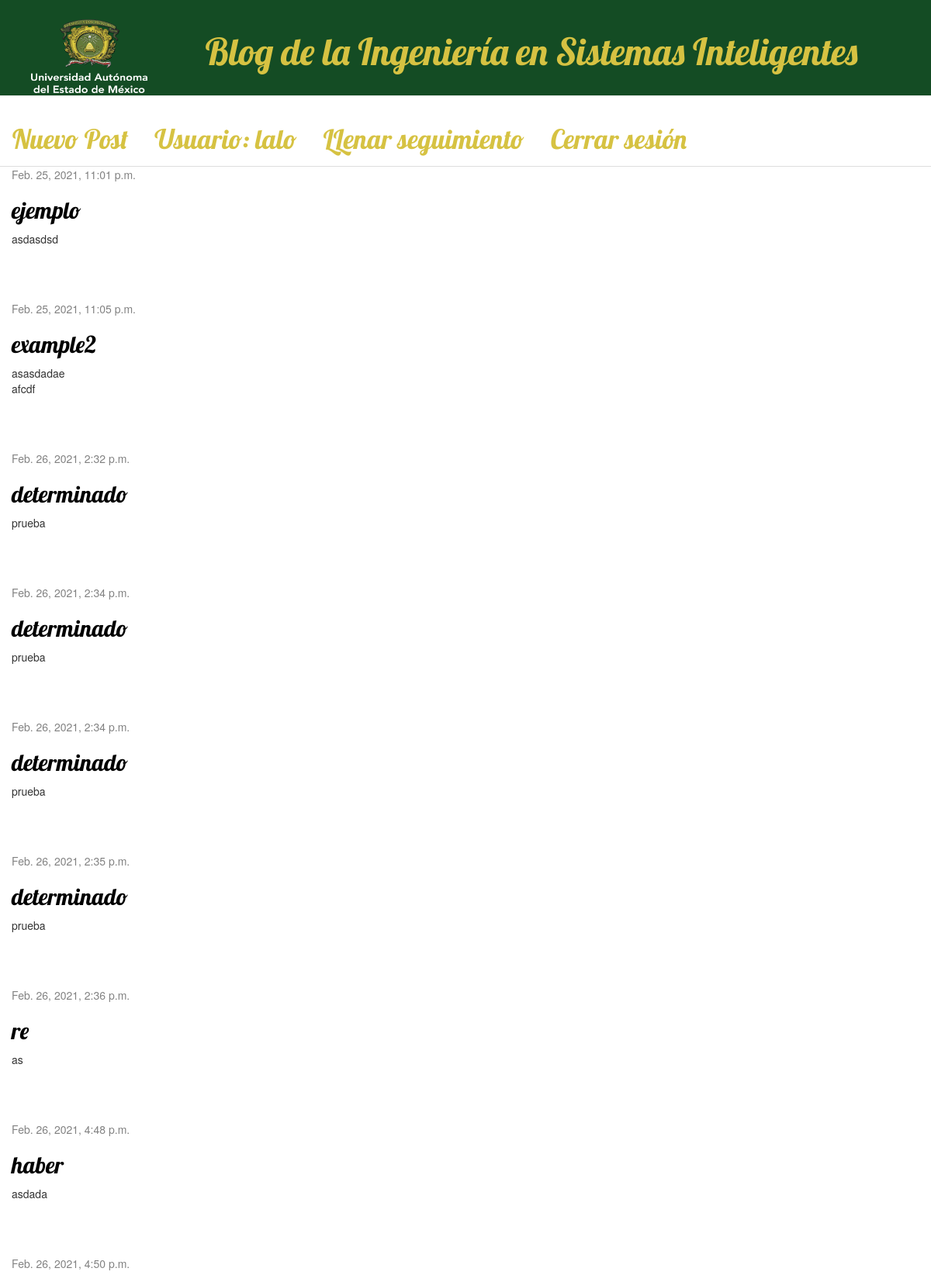
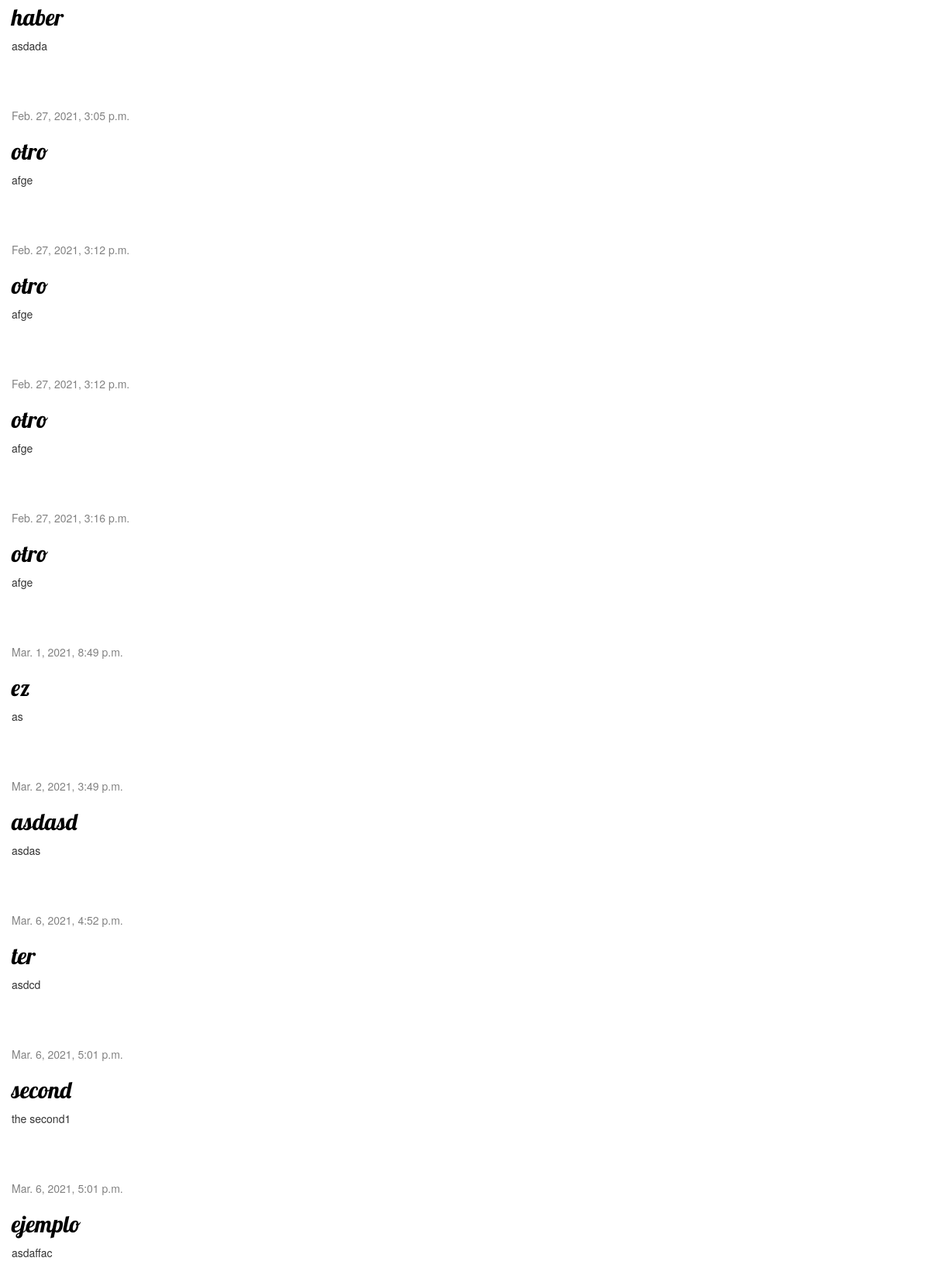
The app's page / (signed in), older data (2 pictures, top to bottom).
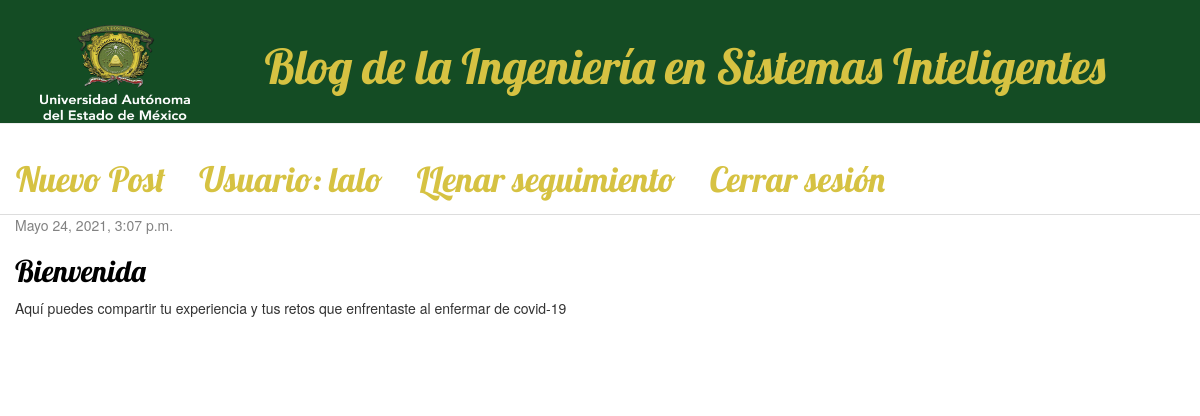
The same page, newer data.
### blog/models.py (models this page shows, shortened)
class Post(models.Model):
    author = models.ForeignKey('auth.User', on_delete=models.CASCADE)
    title = models.CharField(max_length=200)
    text = models.TextField()
    created_date = models.DateTimeField(
            default=timezone.now)
    published_date = models.DateTimeField(
            blank=True, null=True)

### blog/views.py (the view)
# urls.py: path('', views.post_list, name='post_list'),
def post_list(request):
    posts = Post.objects.filter(published_date__lte=timezone.now()).order_by('published_date')
    return render(request, 'blog/post_list.html', {'posts': posts})

### blog/templates/blog/post_list.html (shortened to what this page needs)
{% load static %}
<html>
    <head>
        <link rel="stylesheet" href="//maxcdn.bootstrapcdn.com/bootstrap/3.2.0/css/bootstrap.min.css">
        <link rel="stylesheet" href="//maxcdn.bootstrapcdn.com/bootstrap/3.2.0/css/bootstrap-theme.min.css">
        <link rel="stylesheet" href="{% static 'css/blog.css' %}">
    </head>
    <body>
        <div class="page-header">
            <img class="logo" src="{% static 'img/uaem.png' %}">
            <h1><a href="/">Blog de la Ingeniería en Sistemas Inteligentes</a></h1>
        </div>
        <div class="barnav" role="navigation">
            <ul class="nav nav-tabs">
                {% if user.is_authenticated %}
                    <li class="bn">
                        <a href="{% url 'post_new' %}" class="top-menu">Nuevo Post</a>
                    </li>
                    <li>
                        <a href="#" class="top-menu">Usuario: {{ user.username }} </a>
                    </li>
                    <li>
                        <a href="{% url 'enfermedad_form' %}" class="top-menu">LLenar seguimiento</a>
                    </li>
                    <li>
                        <a href="{% url 'logout' %}" class="top-menu">Cerrar sesión</a>
                    </li>
                {% endif %}
            </ul>
        </div>
        <div class="content container">
            {% if user.is_authenticated %}
                <div class="row">
                    <div class="col-md-8">
                        {% for post in posts %}
                            <div class="post">
                                <div class="date">
                                    {{ post.published_date }}
                                </div>
                                <h2><a href="">{{ post.title }}</a></h2>
                                <p>{{ post.text|linebreaksbr }}</p>
                            </div>
                        {% endfor %}
                    </div>
                </div>
            {% else %}
                <div class ="titulo">
                    <h1>¡Bienvenidos!</h1>
                    <h2>Inicia sesion o registrate para poder compartir tu experiencia con la enfermedad de Covid-19</h2>
                </div>
            {% endif %}
        </div>
    </body>
</html>

### blog/static/css/blog.css (style rules this page uses)
h1 a, h2 a { color: #C25100; }
h1 a, h2 a { color: #FCA205; font-family: 'Lobster'; }
.page-header { background-color: #144c24; margin-top: 0; padding: 20px 20px 20px 40px; }
.page-header h1, .page-header h1 a, .page-header h1 a:visited, .page-header h1 a:active { color: #d6c242; font-size: 36pt; text-decoration: none; text-align: center; }
.content { text-align: left; margin-right: 40px; }
h1, h2, h3, h4 { font-family: 'Lobster', cursive; }
.date { color: #828282; }
.top-menu, .top-menu:hover, .top-menu:visited .top-menu a { color: #d6c242; float: right; font-size: 26pt; margin-right: 20px; font-family: 'Lobster', cursive; }
.post { margin-bottom: 70px; }
.post h2 a, .post h2 a:visited { color: #000000; }
.logo { float: left; width: 150px; height: 100px; }

Row changes from the older to the newer data that the page shows:
removed Post: published_date "Feb. 25, 2021, 11:01 p.m.", title "ejemplo", text "asdasdsd"
removed Post: published_date "Feb. 25, 2021, 11:05 p.m.", title "example2", text "asasdadae afcdf"
removed Post: published_date "Feb. 26, 2021, 2:32 p.m.", title "determinado", text "prueba"
removed Post: published_date "Feb. 26, 2021, 2:34 p.m.", title "determinado", text "prueba"
removed Post: published_date "Feb. 26, 2021, 2:34 p.m.", title "determinado", text "prueba"
removed Post: published_date "Feb. 26, 2021, 2:35 p.m.", title "determinado", text "prueba"
removed Post: published_date "Feb. 26, 2021, 2:36 p.m.", title "re", text "as"
removed Post: published_date "Feb. 26, 2021, 4:48 p.m.", title "haber", text "asdada"
removed Post: published_date "Feb. 26, 2021, 4:50 p.m.", title "haber", text "asdada"
removed Post: published_date "Feb. 27, 2021, 3:05 p.m.", title "otro", text "afge"
removed Post: published_date "Feb. 27, 2021, 3:12 p.m.", title "otro", text "afge"
removed Post: published_date "Feb. 27, 2021, 3:12 p.m.", title "otro", text "afge"
removed Post: published_date "Feb. 27, 2021, 3:16 p.m.", title "otro", text "afge"
removed Post: published_date "Mar. 1, 2021, 8:49 p.m.", title "ez", text "as"
removed Post: published_date "Mar. 2, 2021, 3:49 p.m.", title "asdasd", text "asdas"
removed Post: published_date "Mar. 6, 2021, 4:52 p.m.", title "ter", text "asdcd"
removed Post: published_date "Mar. 6, 2021, 5:01 p.m.", title "second", text "the second1"
removed Post: published_date "Mar. 6, 2021, 5:01 p.m.", title "ejemplo", text "asdaffac"
added Post: published_date "Mayo 24, 2021, 3:07 p.m.", title "Bienvenida", text "Aquí puedes compartir tu experiencia y tus retos que enfrentaste al enfermar de covid-19"
